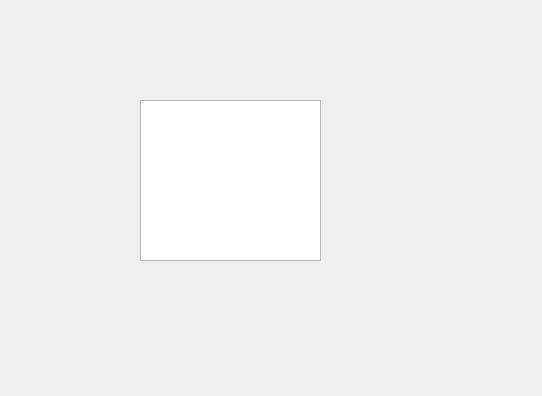
<?xml version="1.0" encoding="UTF-8"?>
<ui version="4.0">
 <class>TFormDoc</class>
 <widget class="QWidget" name="TFormDoc">
  <property name="geometry">
   <rect>
    <x>0</x>
    <y>0</y>
    <width>542</width>
    <height>396</height>
   </rect>
  </property>
  <property name="windowTitle">
   <string>Form</string>
  </property>
  <widget class="QPlainTextEdit" name="plainTextEdit">
   <property name="geometry">
    <rect>
     <x>140</x>
     <y>100</y>
     <width>181</width>
     <height>161</height>
    </rect>
   </property>
  </widget>
  <action name="actPaste">
   <property name="icon">
    <iconset resource="res.qrc">
     <normaloff>:/images/204.bmp</normaloff>:/images/204.bmp</iconset>
   </property>
   <property name="text">
    <string>粘贴</string>
   </property>
   <property name="shortcut">
    <string>Ctrl+V</string>
   </property>
   <property name="menuRole">
    <enum>QAction::NoRole</enum>
   </property>
  </action>
  <action name="actFont">
   <property name="icon">
    <iconset resource="res.qrc">
     <normaloff>:/images/506.bmp</normaloff>:/images/506.bmp</iconset>
   </property>
   <property name="text">
    <string>字体</string>
   </property>
   <property name="toolTip">
    <string>设置字体</string>
   </property>
   <property name="menuRole">
    <enum>QAction::NoRole</enum>
   </property>
  </action>
  <action name="actClose">
   <property name="icon">
    <iconset resource="res.qrc">
     <normaloff>:/images/132.bmp</normaloff>:/images/132.bmp</iconset>
   </property>
   <property name="text">
    <string>关闭</string>
   </property>
   <property name="toolTip">
    <string>关闭本窗体</string>
   </property>
   <property name="menuRole">
    <enum>QAction::NoRole</enum>
   </property>
  </action>
  <action name="actUndo">
   <property name="icon">
    <iconset resource="res.qrc">
     <normaloff>:/images/206.bmp</normaloff>:/images/206.bmp</iconset>
   </property>
   <property name="text">
    <string>撤销</string>
   </property>
   <property name="toolTip">
    <string>撤销编辑操作</string>
   </property>
   <property name="shortcut">
    <string>Ctrl+Z</string>
   </property>
   <property name="menuRole">
    <enum>QAction::NoRole</enum>
   </property>
  </action>
  <action name="actRedo">
   <property name="icon">
    <iconset resource="res.qrc">
     <normaloff>:/images/208.bmp</normaloff>:/images/208.bmp</iconset>
   </property>
   <property name="text">
    <string>重做</string>
   </property>
   <property name="toolTip">
    <string>重做编辑操作</string>
   </property>
   <property name="menuRole">
    <enum>QAction::NoRole</enum>
   </property>
  </action>
  <action name="actSave">
   <property name="icon">
    <iconset resource="res.qrc">
     <normaloff>:/images/104.bmp</normaloff>:/images/104.bmp</iconset>
   </property>
   <property name="text">
    <string>保存</string>
   </property>
   <property name="toolTip">
    <string>修改后保存</string>
   </property>
   <property name="menuRole">
    <enum>QAction::NoRole</enum>
   </property>
  </action>
  <action name="actCopy">
   <property name="icon">
    <iconset resource="res.qrc">
     <normaloff>:/images/202.bmp</normaloff>:/images/202.bmp</iconset>
   </property>
   <property name="text">
    <string>复制</string>
   </property>
   <property name="shortcut">
    <string>Ctrl+C</string>
   </property>
   <property name="menuRole">
    <enum>QAction::NoRole</enum>
   </property>
  </action>
  <action name="actCut">
   <property name="icon">
    <iconset resource="res.qrc">
     <normaloff>:/images/200.bmp</normaloff>:/images/200.bmp</iconset>
   </property>
   <property name="text">
    <string>剪切</string>
   </property>
   <property name="shortcut">
    <string>Ctrl+X</string>
   </property>
   <property name="menuRole">
    <enum>QAction::NoRole</enum>
   </property>
  </action>
  <action name="actOpen">
   <property name="icon">
    <iconset resource="res.qrc">
     <normaloff>:/images/122.bmp</normaloff>:/images/122.bmp</iconset>
   </property>
   <property name="text">
    <string>打开</string>
   </property>
   <property name="toolTip">
    <string>打开文件</string>
   </property>
   <property name="menuRole">
    <enum>QAction::NoRole</enum>
   </property>
  </action>
 </widget>
 <resources>
  <include location="res.qrc"/>
 </resources>
 <connections>
  <connection>
   <sender>actClose</sender>
   <signal>triggered()</signal>
   <receiver>TFormDoc</receiver>
   <slot>close()</slot>
   <hints>
    <hint type="sourcelabel">
     <x>-1</x>
     <y>-1</y>
    </hint>
    <hint type="destinationlabel">
     <x>270</x>
     <y>197</y>
    </hint>
   </hints>
  </connection>
  <connection>
   <sender>actPaste</sender>
   <signal>triggered()</signal>
   <receiver>plainTextEdit</receiver>
   <slot>paste()</slot>
   <hints>
    <hint type="sourcelabel">
     <x>-1</x>
     <y>-1</y>
    </hint>
    <hint type="destinationlabel">
     <x>230</x>
     <y>180</y>
    </hint>
   </hints>
  </connection>
  <connection>
   <sender>actRedo</sender>
   <signal>triggered()</signal>
   <receiver>plainTextEdit</receiver>
   <slot>redo()</slot>
   <hints>
    <hint type="sourcelabel">
     <x>-1</x>
     <y>-1</y>
    </hint>
    <hint type="destinationlabel">
     <x>230</x>
     <y>180</y>
    </hint>
   </hints>
  </connection>
  <connection>
   <sender>actUndo</sender>
   <signal>triggered()</signal>
   <receiver>plainTextEdit</receiver>
   <slot>undo()</slot>
   <hints>
    <hint type="sourcelabel">
     <x>-1</x>
     <y>-1</y>
    </hint>
    <hint type="destinationlabel">
     <x>230</x>
     <y>180</y>
    </hint>
   </hints>
  </connection>
  <connection>
   <sender>actCopy</sender>
   <signal>triggered()</signal>
   <receiver>plainTextEdit</receiver>
   <slot>copy()</slot>
   <hints>
    <hint type="sourcelabel">
     <x>-1</x>
     <y>-1</y>
    </hint>
    <hint type="destinationlabel">
     <x>230</x>
     <y>180</y>
    </hint>
   </hints>
  </connection>
  <connection>
   <sender>actCut</sender>
   <signal>triggered()</signal>
   <receiver>plainTextEdit</receiver>
   <slot>cut()</slot>
   <hints>
    <hint type="sourcelabel">
     <x>-1</x>
     <y>-1</y>
    </hint>
    <hint type="destinationlabel">
     <x>230</x>
     <y>180</y>
    </hint>
   </hints>
  </connection>
 </connections>
</ui>
